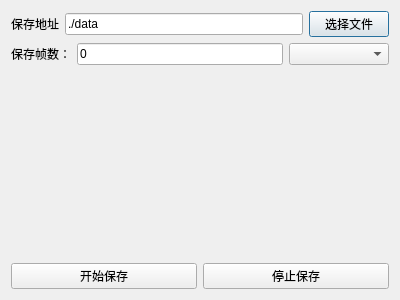
<?xml version="1.0" encoding="UTF-8"?>
<ui version="4.0">
 <class>SaveData</class>
 <widget class="QDialog" name="SaveData">
  <property name="geometry">
   <rect>
    <x>0</x>
    <y>0</y>
    <width>400</width>
    <height>300</height>
   </rect>
  </property>
  <property name="windowTitle">
   <string>Dialog</string>
  </property>
  <layout class="QGridLayout" name="gridLayout">
   <item row="0" column="0">
    <layout class="QHBoxLayout" name="horizontalLayout">
     <item>
      <widget class="QLabel" name="label">
       <property name="text">
        <string>保存地址</string>
       </property>
      </widget>
     </item>
     <item>
      <widget class="QLineEdit" name="m_lineEdit_file">
       <property name="text">
        <string>./data</string>
       </property>
      </widget>
     </item>
     <item>
      <widget class="QPushButton" name="m_btn_chose_file">
       <property name="text">
        <string>选择文件</string>
       </property>
      </widget>
     </item>
    </layout>
   </item>
   <item row="3" column="0">
    <layout class="QHBoxLayout" name="horizontalLayout_3">
     <item>
      <widget class="QPushButton" name="m_btn_start">
       <property name="text">
        <string>开始保存</string>
       </property>
      </widget>
     </item>
     <item>
      <widget class="QPushButton" name="m_btn_stop">
       <property name="text">
        <string>停止保存</string>
       </property>
      </widget>
     </item>
    </layout>
   </item>
   <item row="1" column="0">
    <layout class="QHBoxLayout" name="horizontalLayout_2">
     <item>
      <widget class="QLabel" name="label_3">
       <property name="text">
        <string>保存帧数：</string>
       </property>
      </widget>
     </item>
     <item>
      <widget class="QLineEdit" name="m_lineEdit_pfs_counts">
       <property name="text">
        <string>0</string>
       </property>
       <property name="placeholderText">
        <string/>
       </property>
      </widget>
     </item>
     <item>
      <widget class="QComboBox" name="m_combo_model">
       <property name="minimumSize">
        <size>
         <width>100</width>
         <height>0</height>
        </size>
       </property>
       <property name="editable">
        <bool>false</bool>
       </property>
      </widget>
     </item>
    </layout>
   </item>
   <item row="2" column="0">
    <widget class="QLabel" name="m_lab_display_status">
     <property name="text">
      <string/>
     </property>
    </widget>
   </item>
  </layout>
 </widget>
 <resources/>
 <connections/>
</ui>
